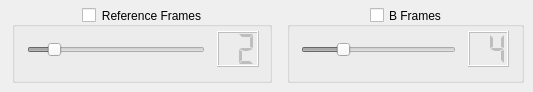
        <widget class="QWidget" name="Fames264Tab">
         <attribute name="title">
          <string>Frames</string>
         </attribute>
         <widget class="QGroupBox" name="RefFrames264GB">
          <property name="geometry">
           <rect>
            <x>12</x>
            <y>7</y>
            <width>260</width>
            <height>76</height>
           </rect>
          </property>
          <property name="toolTip">
           <string>&lt;html&gt;&lt;head/&gt;&lt;body&gt;&lt;p&gt;Enables manual reference frames selection.&lt;/p&gt;&lt;/body&gt;&lt;/html&gt;</string>
          </property>
          <property name="title">
           <string>Reference Frames</string>
          </property>
          <property name="alignment">
           <set>Qt::AlignCenter</set>
          </property>
          <property name="checkable">
           <bool>true</bool>
          </property>
          <property name="checked">
           <bool>false</bool>
          </property>
          <widget class="QSlider" name="Reference264Sldr">
           <property name="geometry">
            <rect>
             <x>15</x>
             <y>31</y>
             <width>178</width>
             <height>24</height>
            </rect>
           </property>
           <property name="toolTip">
            <string>&lt;html&gt;&lt;head/&gt;&lt;body&gt;&lt;p&gt;Adjusts the number of reference frames to use.&lt;/p&gt;&lt;/body&gt;&lt;/html&gt;</string>
           </property>
           <property name="maximum">
            <number>16</number>
           </property>
           <property name="value">
            <number>2</number>
           </property>
           <property name="orientation">
            <enum>Qt::Horizontal</enum>
           </property>
          </widget>
          <widget class="QLCDNumber" name="Reference264LED">
           <property name="geometry">
            <rect>
             <x>205</x>
             <y>24</y>
             <width>42</width>
             <height>36</height>
            </rect>
           </property>
           <property name="digitCount">
            <number>2</number>
           </property>
           <property name="mode">
            <enum>QLCDNumber::Dec</enum>
           </property>
           <property name="segmentStyle">
            <enum>QLCDNumber::Flat</enum>
           </property>
           <property name="value" stdset="0">
            <double>2.000000000000000</double>
           </property>
          </widget>
         </widget>
         <widget class="QGroupBox" name="BFrames264GB">
          <property name="geometry">
           <rect>
            <x>287</x>
            <y>7</y>
            <width>237</width>
            <height>76</height>
           </rect>
          </property>
          <property name="toolTip">
           <string>&lt;html&gt;&lt;head/&gt;&lt;body&gt;&lt;p&gt;Enables manual selection of b frames.&lt;/p&gt;&lt;/body&gt;&lt;/html&gt;</string>
          </property>
          <property name="title">
           <string>B Frames</string>
          </property>
          <property name="alignment">
           <set>Qt::AlignCenter</set>
          </property>
          <property name="checkable">
           <bool>true</bool>
          </property>
          <property name="checked">
           <bool>false</bool>
          </property>
          <widget class="QSlider" name="BFrame264Sldr">
           <property name="geometry">
            <rect>
             <x>14</x>
             <y>31</y>
             <width>155</width>
             <height>24</height>
            </rect>
           </property>
           <property name="toolTip">
            <string>&lt;html&gt;&lt;head/&gt;&lt;body&gt;&lt;p&gt;Sets the number of b frames to use.&lt;/p&gt;&lt;/body&gt;&lt;/html&gt;</string>
           </property>
           <property name="maximum">
            <number>16</number>
           </property>
           <property name="value">
            <number>4</number>
           </property>
           <property name="orientation">
            <enum>Qt::Horizontal</enum>
           </property>
          </widget>
          <widget class="QLCDNumber" name="Bframe264LED">
           <property name="geometry">
            <rect>
             <x>181</x>
             <y>24</y>
             <width>41</width>
             <height>36</height>
            </rect>
           </property>
           <property name="digitCount">
            <number>2</number>
           </property>
           <property name="mode">
            <enum>QLCDNumber::Dec</enum>
           </property>
           <property name="segmentStyle">
            <enum>QLCDNumber::Flat</enum>
           </property>
           <property name="value" stdset="0">
            <double>4.000000000000000</double>
           </property>
          </widget>
         </widget>
        </widget>
